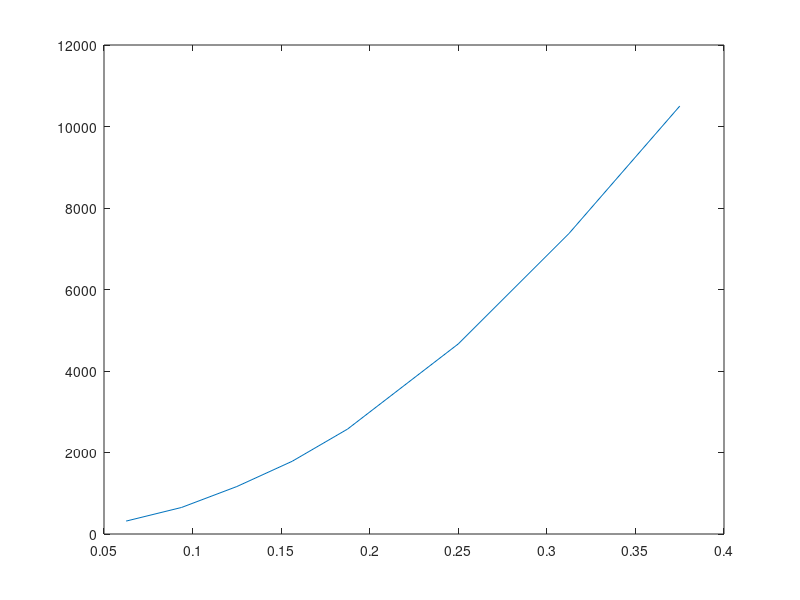

Recreate this plot in MATLAB.
clc,clear

D=3/4;
x=[1,3,5,7,2,4,6,1,3,5,7];
y=[1,1,1,1,3,3,3,5,5,5,5];
Py=20000;
Px=15000;
M=Py*(20-4)+Px*3;

Xbar=sum(D*x)/(D*length(x));
Ybar=sum(D*y)/(D*length(x));

I=sum(D*x.^2)+sum(D*y.^2)-Xbar*sum(D*x)-Ybar*sum(D*y);

Pb=D*sqrt((Py/(D*11)+M.*(x-Xbar)/I).^2+(Px/(D*11)+M.*(y-Ybar)/I).^2);

Xbar=sum(D^2*x)/(D^2*length(x));
Ybar=sum(D^2*y)/(D^2*length(x));

I=sum(D*x.^2)+sum(D*y.^2)-Xbar*sum(D*x)-Ybar*sum(D*y);

Ps=D*sqrt((Py/(3/8*11)+M.*(x-Xbar)/I).^2+(Px/(3/8*11)+M.*(y-Ybar)/I).^2);

x=[1/16,3/32,1/8,5/32,3/16,1/4,5/16,3/8];
y=[1670,2400,3210,3975,4775,6425,8075,9650];

plot(x,y)
vq=interp1(x,y,D,'linear','extrap');

x=[1/16,3/32,1/8,5/32,3/16,1/4,5/16,3/8];
y=[317,651,1165,1785,2575,4665,7375,10500];

vq2=interp1(x,y,D,'linear','extrap');
plot(x,y)

fos=vq-max(Pb);
fos2=vq2-max(Ps);
ed=(1)/D;
